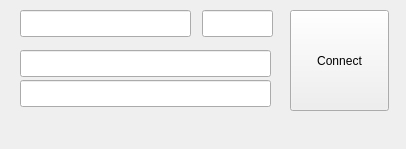
<?xml version="1.0" encoding="UTF-8"?>
<ui version="4.0">
 <class>MainWindow</class>
 <widget class="QMainWindow" name="MainWindow">
  <property name="geometry">
   <rect>
    <x>0</x>
    <y>0</y>
    <width>406</width>
    <height>149</height>
   </rect>
  </property>
  <property name="windowTitle">
   <string>MainWindow</string>
  </property>
  <widget class="QWidget" name="centralWidget">
   <widget class="QPushButton" name="connectButton">
    <property name="geometry">
     <rect>
      <x>290</x>
      <y>10</y>
      <width>99</width>
      <height>101</height>
     </rect>
    </property>
    <property name="text">
     <string>Connect</string>
    </property>
   </widget>
   <widget class="QLineEdit" name="ipLine">
    <property name="geometry">
     <rect>
      <x>20</x>
      <y>10</y>
      <width>171</width>
      <height>27</height>
     </rect>
    </property>
   </widget>
   <widget class="QLineEdit" name="portLine">
    <property name="geometry">
     <rect>
      <x>202</x>
      <y>10</y>
      <width>71</width>
      <height>27</height>
     </rect>
    </property>
   </widget>
   <widget class="QLineEdit" name="username">
    <property name="geometry">
     <rect>
      <x>20</x>
      <y>50</y>
      <width>251</width>
      <height>27</height>
     </rect>
    </property>
   </widget>
   <widget class="QLineEdit" name="password">
    <property name="geometry">
     <rect>
      <x>20</x>
      <y>80</y>
      <width>251</width>
      <height>27</height>
     </rect>
    </property>
   </widget>
  </widget>
  <widget class="QMenuBar" name="menuBar">
   <property name="geometry">
    <rect>
     <x>0</x>
     <y>0</y>
     <width>406</width>
     <height>25</height>
    </rect>
   </property>
  </widget>
 </widget>
 <layoutdefault spacing="6" margin="11"/>
 <resources/>
 <connections/>
</ui>
